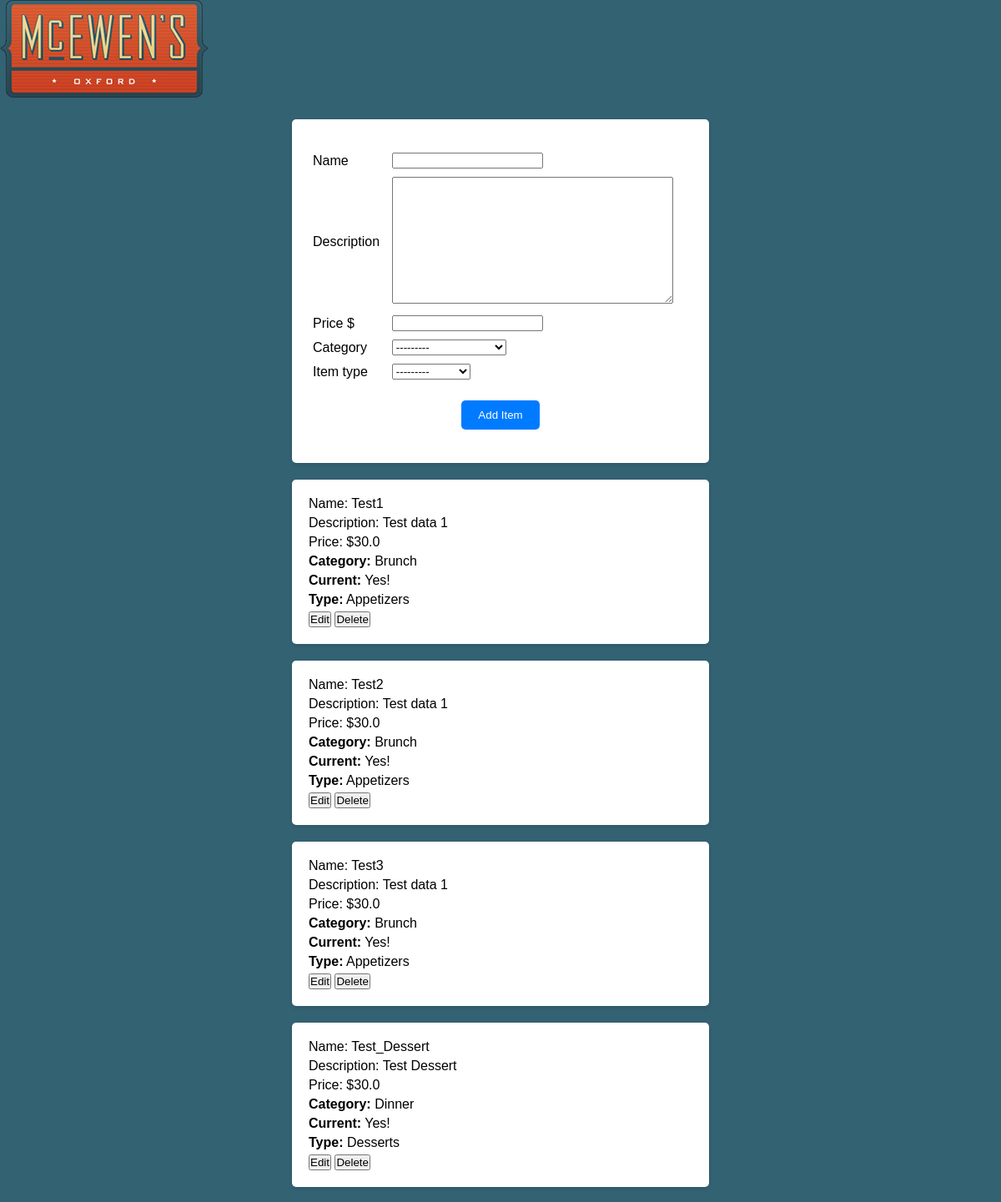
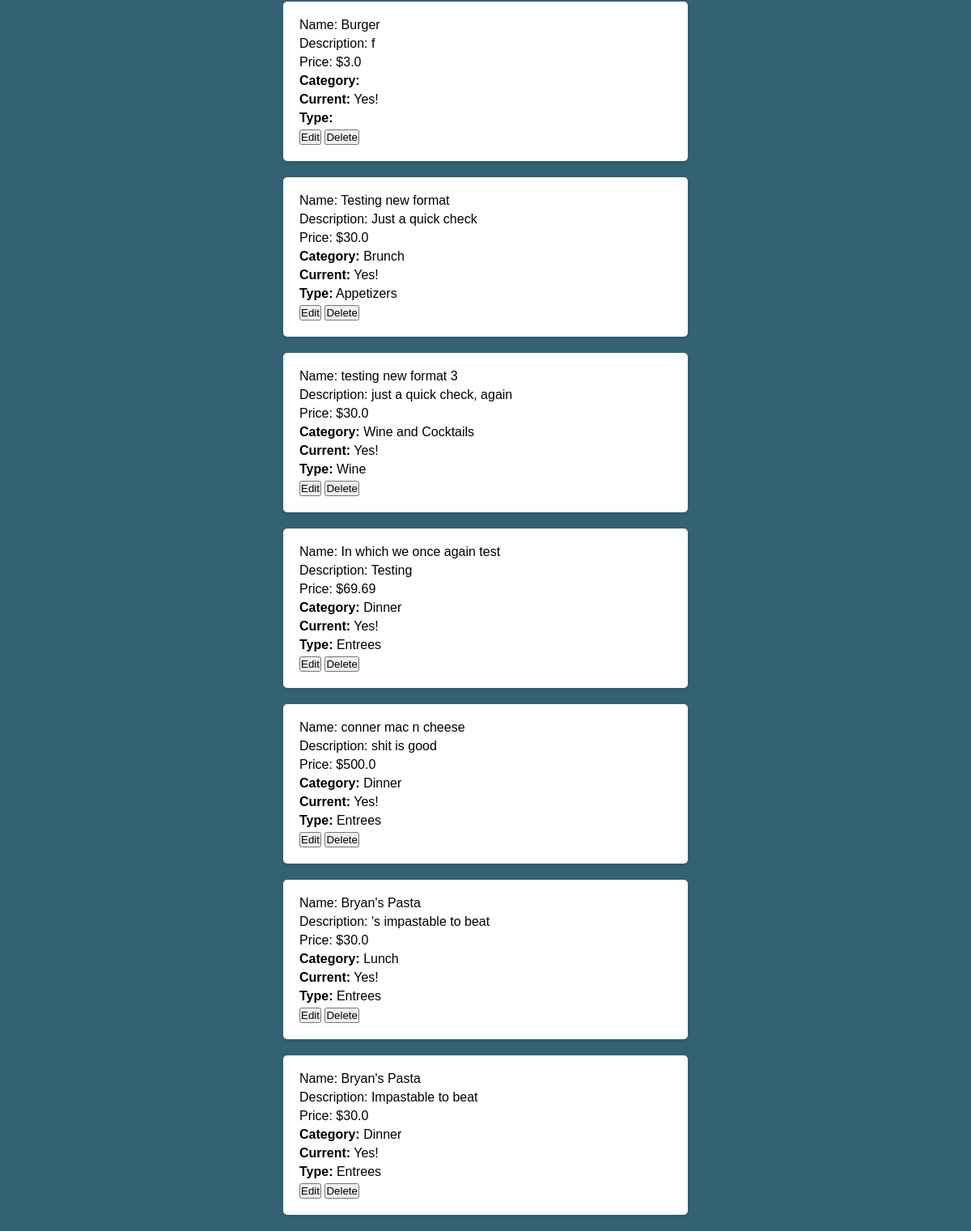
/restaurant_admin/, run on an earlier commit of the app's database (2 pictures, top to bottom).
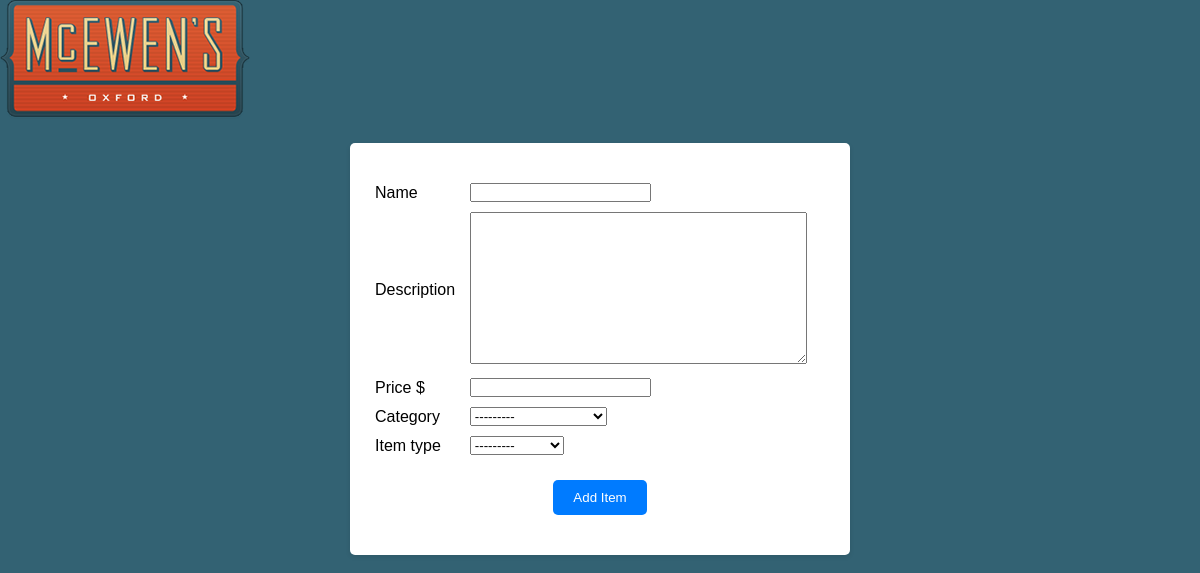
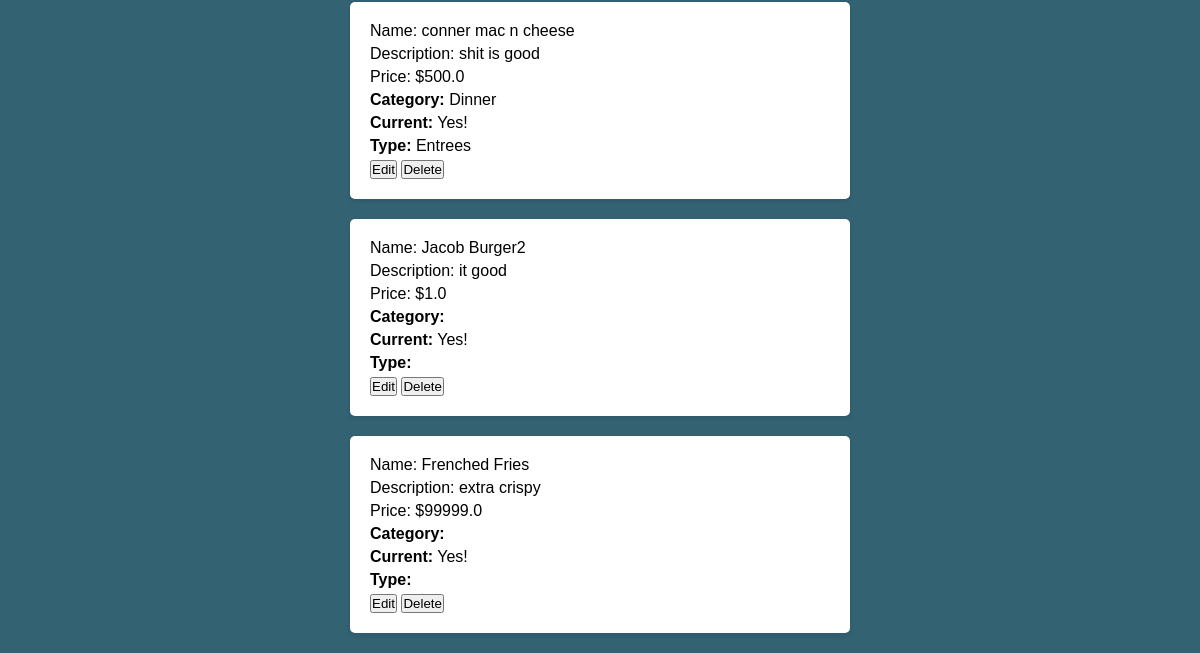
And on a later commit of the database (2 pictures, top to bottom).
### mcewens/models.py (models this page shows)
class MenuItem(models.Model):
    name = models.CharField(max_length=50)
    CATEGORY_CHOICES = (
        ("Brunch", "Brunch"),
        ("Lunch", "Lunch"),
        ("Dinner", "Dinner"),
        ("Wine and Cocktails", "Wine and Cocktails"),
    )
    category = models.CharField(choices=CATEGORY_CHOICES, max_length=50)
    TYPE_CHOICES = (
        ("Appetizers", "Appetizers"),
        ("Salads", "Salads"),
        ("Entrees", "Entrees"),
        ("Sandwiches", "Sandwiches"),
        ("Desserts", "Desserts"),
        ("Wine", "Wine"),
        ("Cocktails", "Cocktails"),
    )
    item_type = models.CharField(choices=TYPE_CHOICES, max_length=50, blank=True)
    description = models.TextField(max_length=200, blank=True)
    price = models.FloatField()
    current = models.IntegerField(default=1)
    class Meta:
        unique_together = ("name", "category")

### mcewens/views.py (the view)
# urls.py: path("restaurant_admin/", restaurant_admin, name="restaurant_admin"),
def restaurant_admin(request):
    menuItems = MenuItem.objects.all()
    if request.method == "POST":
        form = MenuItemForm(request.POST)
        try:
            item = form.save(commit=False)
            if form.is_valid():
                form = MenuItemForm()
                context = {
                    "id": item.id,
                    "name": item.name,
                    "price": item.price,
                    "description": item.description,
                    "category": item.category,
                    "current": item.current,
                    "item_type": item.item_type,
                    "form": form,
                    "menuItems": menuItems,
                }
                "IS this correct?"
        except:
            error = "Something went wrong! Perhaps a menu item with this name and category already exists?"
            form = MenuItemForm()
            context = {"error": error, "menuItems": menuItems, "form": form}
        return render(request, "restaurantadmin.html", context)
    else:
        form = MenuItemForm()
        return render(
            request, "restaurantadmin.html", {"form": form, "menuItems": menuItems}
        )

### mcewens/forms.py
class MenuItemForm(forms.ModelForm):
    class Meta:
        model = MenuItem
        fields = [
            "name",
            "price",
            "description",
            "category",
            "item_type",
        ]
        exclude = ["current"]

### mcewens/templates/restaurantadmin.html (shortened to what this page needs)
{% load static %}
<!DOCTYPE html>
<html lang="en">
<head>
</head>
<body>
  <img src="{% static 'img/logo_360.png' %}" class="img-responsive" alt="Logo" />
  <div>
    <form method="POST" action="">
      <table>
        <tr>
          <td>{{form.name.label}}</td>
          <td>{{form.name}}</td>
        </tr>
        <tr>
          <td>{{form.description.label}}</td>
          <td>{{form.description}}</td>
        </tr>
        <tr>
          <td>{{form.price.label}} $</td>
          <td>{{form.price}}</td>
        </tr>
        <tr>
          <td>{{form.category.label}}</td>
          <td>{{form.category}}</td>
        </tr>
        <tr>
          <td>{{form.item_type.label}}</td>
          <td>{{form.item_type}}</td>
        </tr>
      </table>
      <input type="submit" value="Add Item" />
    </form>
  </div>
  {% for menuItem in menuItems %}
  <div class="menu-item-{{menuItem.id}}">
    <p>Name: {{menuItem.name}}</p>
    <p>Description: {{menuItem.description}}</p>
    <p>Price: ${{menuItem.price}}</p>
    <p><strong>Category:</strong> {{ menuItem.category }}</p>
    {% if menuItem.current is 1 %}
    <p class="current-yes"><strong>Current:</strong> Yes!</p>
    {% else %}
    <p class="current-no"><strong>Current:</strong> No!</p>
    {% endif %}
    <p><strong>Type:</strong> {{ menuItem.item_type }}</p>
    <a href="{%url 'edit' menuItem.id%}"><button type="button">Edit</button></a>
    <a href="{%url 'delete' menuItem.id %}"><button type="button">Delete</button></a>
  </div>
  {% endfor %}
</body>
</html>

What changed in the data, as far as the page shows it:
removed MenuItem: name "Test1", description "Test data 1", price "30.0", category "Brunch", shows "Current:", current "Yes!", item_type "Appetizers"
removed MenuItem: name "Test2", description "Test data 1", price "30.0", category "Brunch", shows "Current:", current "Yes!", item_type "Appetizers"
removed MenuItem: name "Test3", description "Test data 1", price "30.0", category "Brunch", shows "Current:", current "Yes!", item_type "Appetizers"
removed MenuItem: name "Test_Dessert", description "Test Dessert", price "30.0", category "Dinner", shows "Current:", current "Yes!", item_type "Desserts"
removed MenuItem: name "Burger", description "f", price "3.0", shows "Current:", current "Yes!"
removed MenuItem: name "Testing new format", description "Just a quick check", price "30.0", category "Brunch", shows "Current:", current "Yes!", item_type "Appetizers"
removed MenuItem: name "testing new format 3", description "just a quick check, again", price "30.0", category "Wine and Cocktails", shows "Current:", current "Yes!", item_type "Wine"
removed MenuItem: name "In which we once again test", description "Testing", price "69.69", category "Dinner", shows "Current:", current "Yes!", item_type "Entrees"
removed MenuItem: name "Bryan's Pasta", description "'s impastable to beat", price "30.0", category "Lunch", shows "Current:", current "Yes!", item_type "Entrees"
removed MenuItem: name "Bryan's Pasta", description "Impastable to beat", price "30.0", category "Dinner", shows "Current:", current "Yes!", item_type "Entrees"
added MenuItem: name "Jacob Burger2", description "it good", price "1.0", shows "Current:", current "Yes!"
added MenuItem: name "Frenched Fries", description "extra crispy", price "99999.0", shows "Current:", current "Yes!"
